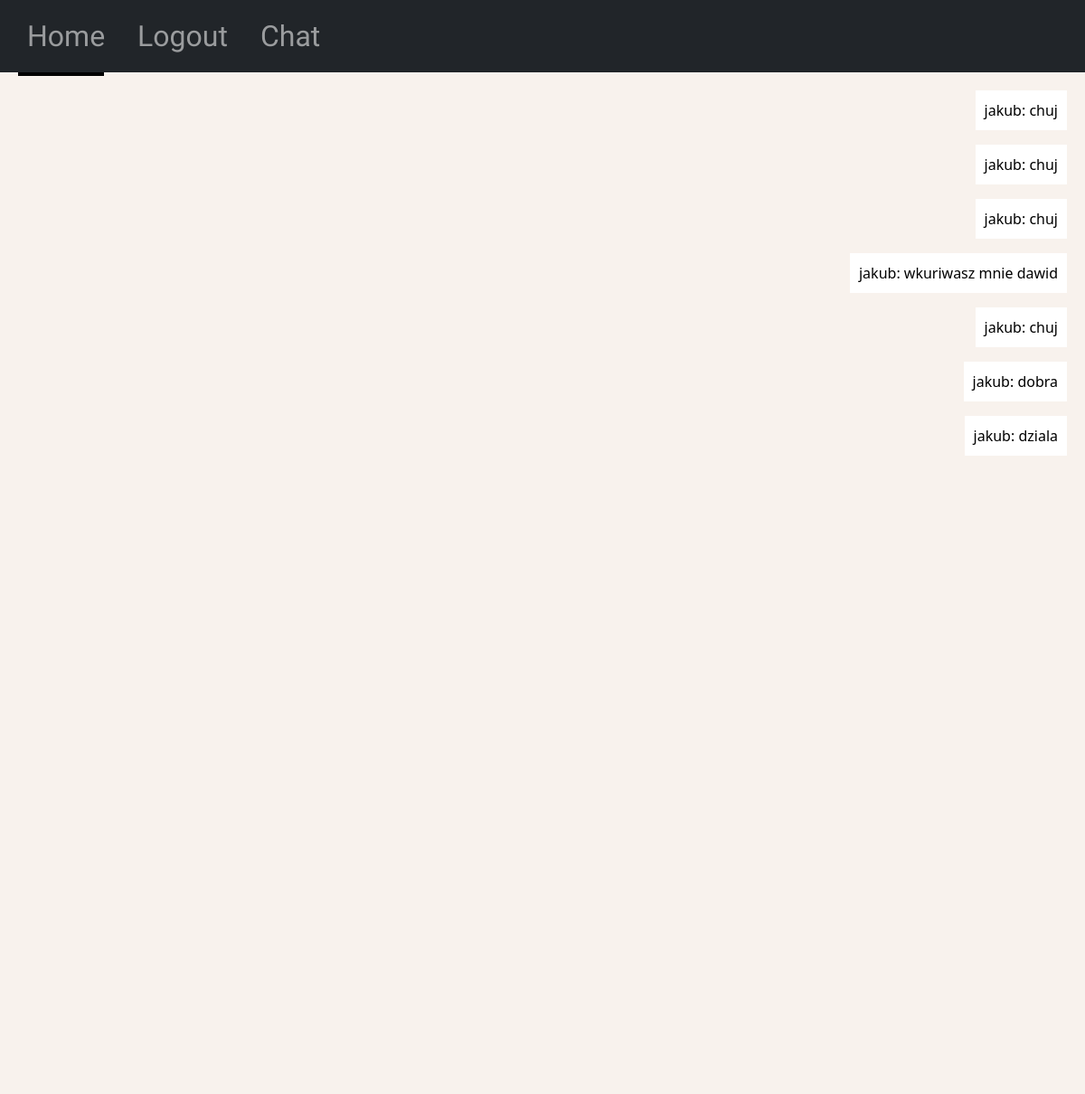
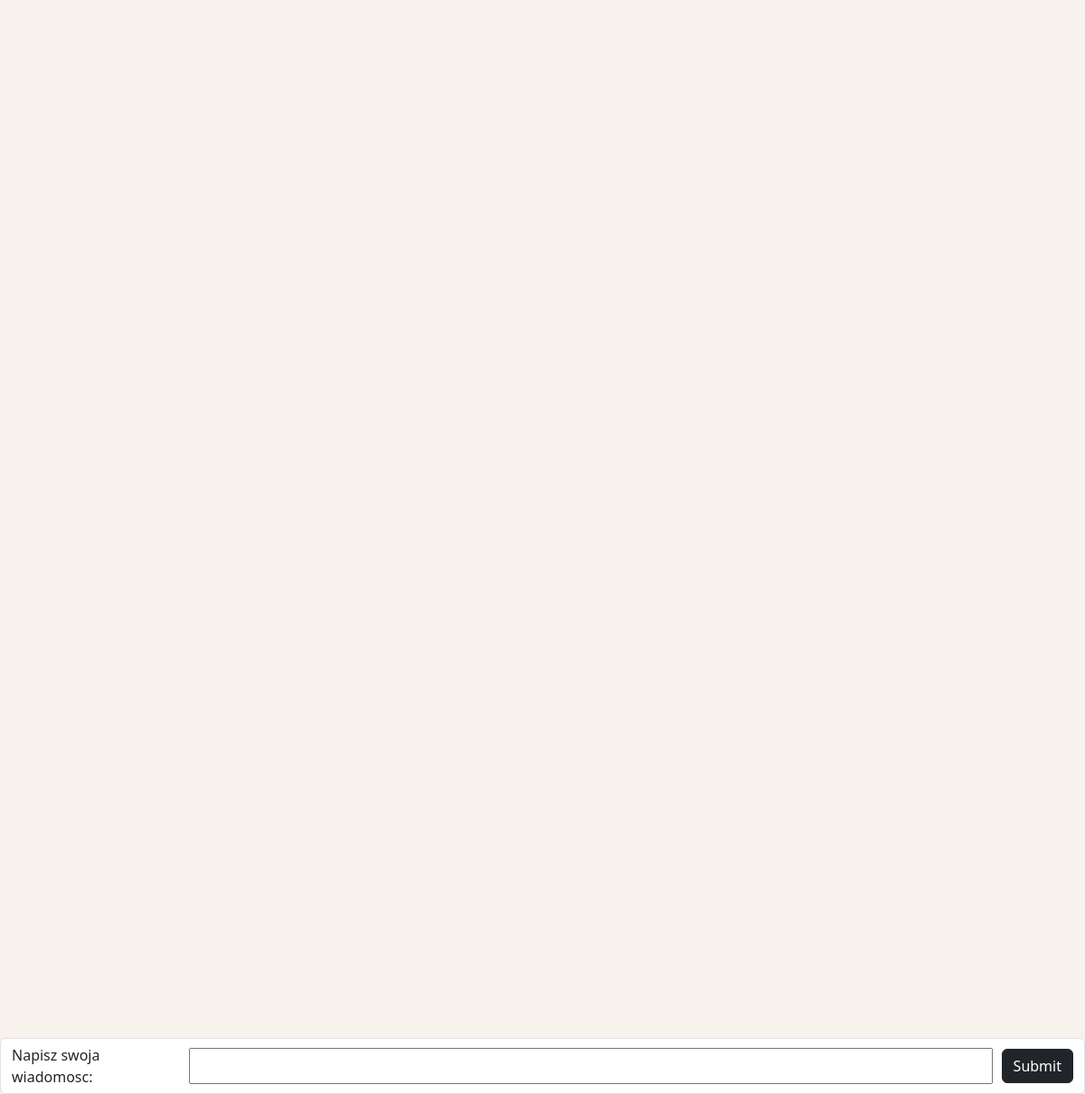
The app's page /chat (signed in) with its own data (2 pictures, top to bottom).
### main_page/models.py (models this page shows)
class Chat(models.Model):
    user = models.CharField(max_length=50)
    message = models.CharField(max_length=500)

### main_page/views.py (the view, shortened to what this page needs)
# urls.py: path("chat", views.chat, name = "chat_url"),
def chat(request):
    current_user = request.session["current_user"]
    if request.session["is_logged"] is False:
       return render(request, 'main_page/login_redirect.html')
    else:
        form = ChatForm()
        messages = Chat.objects.all()
        return render(request, 'main_page/chat.html', {
            "form" : form,
            "messages" : messages
            })

### main_page/forms.py
class ChatForm(forms.ModelForm):
    class Meta:
        model = Chat
        fields = ["message"]
        labels = {
            "message" : "Napisz swoja wiadomosc"
        }

### main_page/templates/main_page/chat.html (shortened to what this page needs)
{% extends 'base.html' %}
{% load static %}
{% block css_styles %}
    <link rel="stylesheet" href="{% static "main_page/chat.css" %}">
{% endblock css_styles %}
{% block content %}
  <div class="messagesContainer" id = "messageContainer">
    {% for message in messages %}
      {% if request.session.current_user == message.user %}
        <div class="messageDiv rightAlign">
          <p>{{ message.user }}: {{ message.message }}</p>
        </div>
      {% else %}
        <div class="messageDiv">
          <p>{{ message.user }}: {{ message.message }}</p>
        </div>
      {% endif %}
    {% endfor %}
  </div>
  <form method="post" enctype="multipart/form-data">
      {%for field in form %}
        <div class="form-control {% if field.errors %}errors{% endif %}">
          {{ field.label_tag }}
          {{ field }}
          <button class = "btn btn-dark btn-md text-center" type="submit">Submit</button>
        </div>
      {% endfor %}
    </form>
{% endblock content %}

### static/style.css (style rules this page uses)
body { font-family: 'Schibsted Grotesk', sans-serif; background-color: #F8F2ED!important; }

### main_page/static/main_page/chat.css (style rules this page uses)
.form-control { display: flex; gap: 10px; align-items: center; position:fixed; overflow: hidden; bottom: 0px; width: 100%; margin: 0px; }
input { height: 40px; width: 78%; font-size: 20px; }
.messageDiv { display: flex; gap: 10px; align-items: center; }
.messagesContainer { overflow: auto; padding: 20px 20px 60px 20px; display: flex; flex-direction: column; height: 500px; overflow:scroll; }
.messageDiv > p { padding: 10px; color: white; background-color: black; }

### main_page/templates/main_page/chat.html (style rules this page uses)
.rightAlign { align-self: flex-end; }
.rightAlign > p { padding: 10px; color: black; background-color: white; }

### records on screen
Chat: user "jakub", message "chuj"
Chat: user "jakub", message "chuj"
Chat: user "jakub", message "chuj"
Chat: user "jakub", message "wkuriwasz mnie dawid"
Chat: user "jakub", message "chuj"
Chat: user "jakub", message "dobra"
Chat: user "jakub", message "dziala"

### other values on screen
{{ field.label_tag }} "Napisz swoja wiadomosc:"
